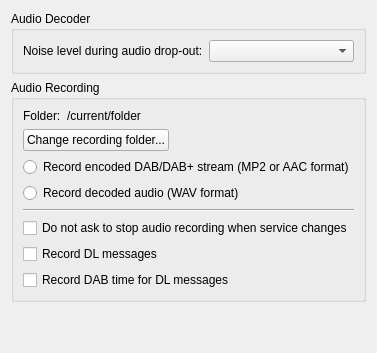
     <widget class="QWidget" name="tabAudio">
      <attribute name="title">
       <string notr="true">Audio</string>
      </attribute>
      <layout class="QVBoxLayout" name="verticalLayout_11">
       <item>
        <widget class="QGroupBox" name="audioDecoderGroupBox">
         <property name="title">
          <string>Audio Decoder</string>
         </property>
         <layout class="QHBoxLayout" name="horizontalLayout_9">
          <item>
           <widget class="QLabel" name="label">
            <property name="text">
             <string>Noise level during audio drop-out:</string>
            </property>
           </widget>
          </item>
          <item>
           <widget class="QComboBox" name="noiseConcealmentCombo"/>
          </item>
         </layout>
        </widget>
       </item>
       <item>
        <widget class="QGroupBox" name="audioRecordingGroupBox">
         <property name="title">
          <string>Audio Recording</string>
         </property>
         <layout class="QVBoxLayout" name="verticalLayout_12">
          <item>
           <layout class="QGridLayout" name="gridLayout_4">
            <item row="1" column="0">
             <widget class="QPushButton" name="audioRecordingFolderButton">
              <property name="text">
               <string>Change recording folder...</string>
              </property>
             </widget>
            </item>
            <item row="1" column="1">
             <spacer name="horizontalSpacer_7">
              <property name="orientation">
               <enum>Qt::Orientation::Horizontal</enum>
              </property>
              <property name="sizeHint" stdset="0">
               <size>
                <width>40</width>
                <height>20</height>
               </size>
              </property>
             </spacer>
            </item>
            <item row="0" column="0" colspan="2">
             <layout class="QHBoxLayout" name="horizontalLayout_15">
              <item>
               <widget class="QLabel" name="label_3">
                <property name="sizePolicy">
                 <sizepolicy hsizetype="Minimum" vsizetype="Preferred">
                  <horstretch>0</horstretch>
                  <verstretch>0</verstretch>
                 </sizepolicy>
                </property>
                <property name="text">
                 <string>Folder:</string>
                </property>
               </widget>
              </item>
              <item>
               <widget class="ElidedLabel" name="audioRecordingFolderLabel">
                <property name="sizePolicy">
                 <sizepolicy hsizetype="Expanding" vsizetype="Preferred">
                  <horstretch>0</horstretch>
                  <verstretch>0</verstretch>
                 </sizepolicy>
                </property>
                <property name="text">
                 <string notr="true">/current/folder</string>
                </property>
               </widget>
              </item>
             </layout>
            </item>
           </layout>
          </item>
          <item>
           <widget class="QRadioButton" name="audioInRecordingRadioButton">
            <property name="text">
             <string>Record encoded DAB/DAB+ stream (MP2 or AAC format)</string>
            </property>
           </widget>
          </item>
          <item>
           <widget class="QRadioButton" name="audioOutRecordingRadioButton">
            <property name="text">
             <string>Record decoded audio (WAV format)</string>
            </property>
           </widget>
          </item>
          <item>
           <widget class="Line" name="line_3">
            <property name="orientation">
             <enum>Qt::Orientation::Horizontal</enum>
            </property>
           </widget>
          </item>
          <item>
           <widget class="QCheckBox" name="autoStopRecordingCheckBox">
            <property name="toolTip">
             <string>Audio recording must be stopped when service changes.&lt;br&gt;If you select this option, application stops recording and saves the file automatically without asking.</string>
            </property>
            <property name="text">
             <string>Do not ask to stop audio recording when service changes</string>
            </property>
           </widget>
          </item>
          <item>
           <widget class="QCheckBox" name="dlRecordCheckBox">
            <property name="toolTip">
             <string>Dynamic label (DL) messages are recorded in TXT file during audio recording when this option is enabled.</string>
            </property>
            <property name="text">
             <string>Record DL messages</string>
            </property>
           </widget>
          </item>
          <item>
           <widget class="QCheckBox" name="dlAbsTimeCheckBox">
            <property name="toolTip">
             <string>By default DL messages are recorded with timestamp relative to recording time. DAB time (absolute time) will be also recorded by enabling this option.</string>
            </property>
            <property name="text">
             <string>Record DAB time for DL messages</string>
            </property>
           </widget>
          </item>
         </layout>
        </widget>
       </item>
       <item>
        <spacer name="verticalSpacer_7">
         <property name="orientation">
          <enum>Qt::Orientation::Vertical</enum>
         </property>
         <property name="sizeHint" stdset="0">
          <size>
           <width>20</width>
           <height>40</height>
          </size>
         </property>
        </spacer>
       </item>
      </layout>
     </widget>
